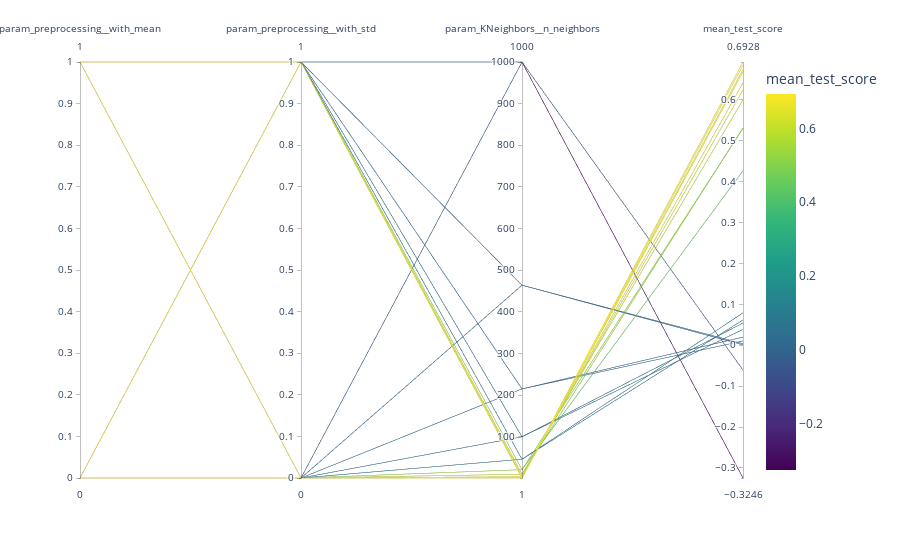

This figure's notebook cell:
### Code cell
px.parallel_coordinates(
    cv_results_02,
    color="mean_test_score",
    color_continuous_scale=px.colors.sequential.Viridis
)

### Figure 1 — Plotly figure (JSON) as saved in the notebook; plotly's stock layout.template omitted (floating-point values rounded to 4 significant figures)
{"data": [{"dimensions": [{"label": "param_preprocessing__with_mean", "values": [1, 1, 0, 0, 1, 1, 0, 0, 1, 1, 0, 0, 1, 1, 0, 0, 1, 1, 0, 0, 1, 1, 0, 0, 1, 1, 0, 0, 1, 1, 0, 0, 1, 1, 0, 0, 1, 1, 0, 0]}, {"label": "param_preprocessing__with_std", "values": [1, 0, 1, 0, 1, 0, 1, 0, 1, 0, 1, 0, 1, 0, 1, 0, 1, 0, 1, 0, 1, 0, 1, 0, 1, 0, 1, 0, 1, 0, 1, 0, 1, 0, 1, 0, 1, 0, 1, 0]}, {"label": "param_KNeighbors__n_neighbors", "values": [1, 1, 1, 1, 2, 2, 2, 2, 4, 4, 4, 4, 10, 10, 10, 10, 21, 21, 21, 21, 46, 46, 46, 46, 100, 100, 100, 100, 215, 215, 215, 215, 464, 464, 464, 464, 1000, 1000, 1000, 1000]}, {"label": "mean_test_score", "values": [0.6928, 0.6928, 0.6852, 0.6852, 0.6744, 0.6744, 0.6689, 0.6689, 0.6419, 0.6419, 0.6245, 0.6245, 0.6004, 0.6004, 0.5316, 0.5316, 0.5306, 0.5306, 0.4269, 0.4269, 0.07925, 0.07925, 0.06199, 0.06199, 0.05438, 0.05438, 0.03886, 0.03886, 0.01993, 0.01993, 0.01047, 0.01047, 0.0038, 0.0038, 0.0009515, 0.0009515, -0.0607, -0.0607, -0.3246, -0.3246]}], "domain": {"x": [0, 1], "y": [0, 1]}, "line": {"color": [0.6928, 0.6928, 0.6852, 0.6852, 0.6744, 0.6744, 0.6689, 0.6689, 0.6419, 0.6419, 0.6245, 0.6245, 0.6004, 0.6004, 0.5316, 0.5316, 0.5306, 0.5306, 0.4269, 0.4269, 0.07925, 0.07925, 0.06199, 0.06199, 0.05438, 0.05438, 0.03886, 0.03886, 0.01993, 0.01993, 0.01047, 0.01047, 0.0038, 0.0038, 0.0009515, 0.0009515, -0.0607, -0.0607, -0.3246, -0.3246], "coloraxis": "coloraxis"}, "name": "", "type": "parcoords"}], "layout": {"coloraxis": {"colorbar": {"title": {"text": "mean_test_score"}}, "colorscale": [[0, "#440154"], [0.1111, "#482878"], [0.2222, "#3e4989"], [0.3333, "#31688e"], [0.4444, "#26828e"], [0.5556, "#1f9e89"], [0.6667, "#35b779"], [0.7778, "#6ece58"], [0.8889, "#b5de2b"], [1, "#fde725"]]}, "legend": {"tracegroupgap": 0}, "margin": {"t": 60}}}
